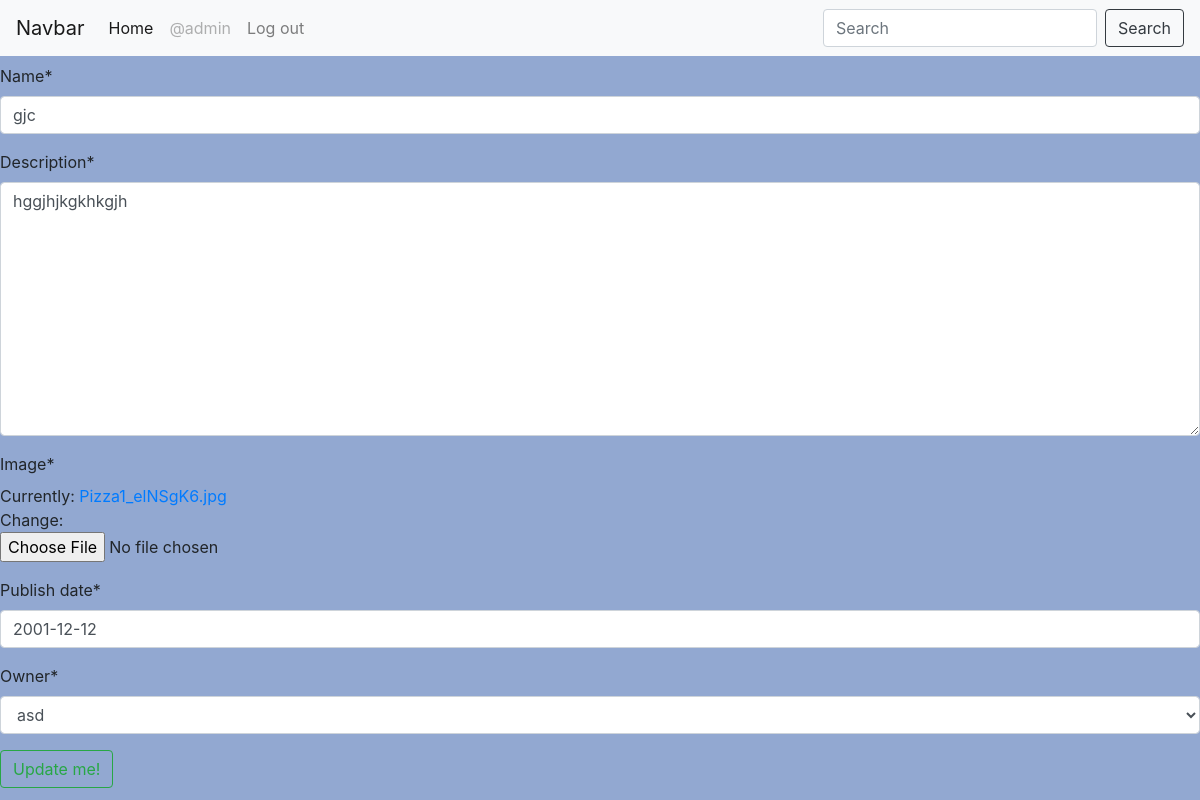
The page /update/9/ (signed in) on the database its author committed.
### restaurants/models.py (models this page shows)
class Restaurant(models.Model):
	name = models.CharField(max_length = 30)
	description = models.TextField()
	image = models.ImageField(null=True)
	opening_time = models.TimeField(auto_now_add=True)
	closing_time = models.TimeField(auto_now_add=True)
	publish_date = models.DateField(null=True)
	owner = models.ForeignKey(User, default=1, on_delete=models.CASCADE)

### restaurants/views.py (the view)
# urls.py: path("update/<int:rest_id>/", views.update, name="restaurant_update"),
def update(request , rest_id):
	rest_obj = Restaurant.objects.get(id=rest_id)
	if not(request.user.is_staff or request.user==rest_obj.owner):
		raise Http404
	form = RestaurantForm(instance=rest_obj)
	if request.method == "POST":
		form = RestaurantForm(request.POST , request.FILES or None, instance=rest_obj)
		if form.is_valid():
			form.save()
			return redirect("rest_list")
	context = {
		"update_form":form,
		"rest_obj":rest_obj,
	}
	return render(request, "restaurant_update.html", context)

### restaurants/forms.py
class RestaurantForm(forms.ModelForm):
	class Meta:
		model = Restaurant
		fields = "__all__"
		excloud = "name"
		widgets = {
			"publish_date": forms.DateInput(attrs={"type":"data"})
		}

### restaurants/templates/restaurant_update.html (shortened to what this page needs)
{% extends "base.html" %}
{% load crispy_forms_tags %}
{% block form %}
	<form action="{% url 'restaurant_update' rest_id=rest_obj.id %}" method='POST' >
		{{update_form|crispy}}
		<input type="submit" value="Update me!" name="Update me!" class="btn btn-outline-success">
{% endblock form %}

### restaurants/templates/base.html (shortened to what this page needs)
<!doctype html>
{% load static %}
<html lang="en">
  <head>
    <link rel="stylesheet" href="https://maxcdn.bootstrapcdn.com/bootstrap/4.0.0/css/bootstrap.min.css">
    <link rel="stylesheet" href="{% static 'style.css' %}">
  </head>
  <body>
<nav class="navbar navbar-expand-lg navbar-light bg-light">
  <a class="navbar-brand" href="#">Navbar</a>
  <div class="collapse navbar-collapse" id="navbarSupportedContent">
    <ul class="navbar-nav mr-auto">
      <li class="nav-item active">
        <a class="nav-link" href="#">Home <span class="sr-only">(current)</span></a>
      </li>
      {% if request.user.is_authenticated %}
      <li class="nav-item">
        <a class="nav-link disabled" href="#">@{{request.user}}</a>
      <li class="nav-item">
        <a class="nav-link" href="{% url 'logout' %}">Log out</a>
      {% endif %}
    </ul>
    <form class="form-inline my-2 my-lg-0" action="{% url 'rest_list' %}" method="GET">
      <input class="form-control mr-sm-2" type="search" placeholder="Search" aria-label="Search" name="q">
      <button class="btn btn-outline-dark my-2 my-sm-0" type="submit">Search</button>
    </form>
  </div>
</nav>
  {% block form %}
  {% endblock form %}
  </body>
</html>

### restaurants/static/style.css (style rules this page uses)
body { background-color: #92a8d1; }

### rows shown on the page
Restaurant: name "gjc", description "hggjhjkgkhkgjh", publish_date "2001-12-12", owner "asd"

### other values the page prints
{{ request.user }} "admin"
